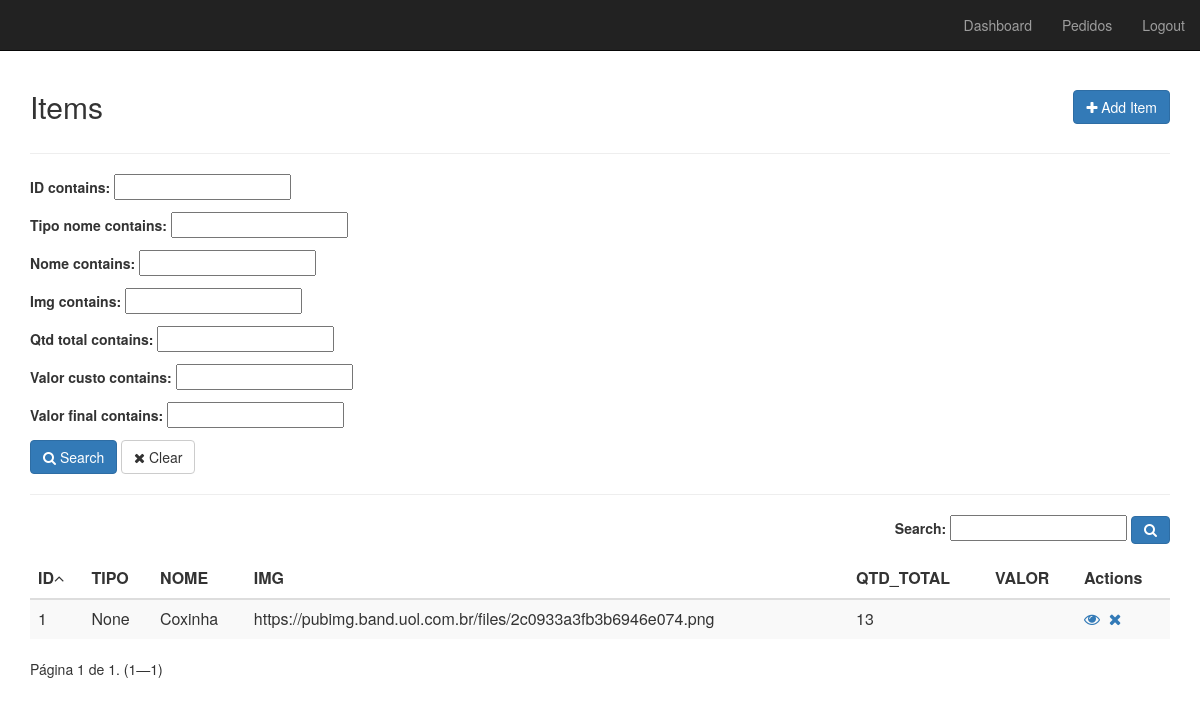
The page /item/full/ (signed in) on the database as committed earlier.
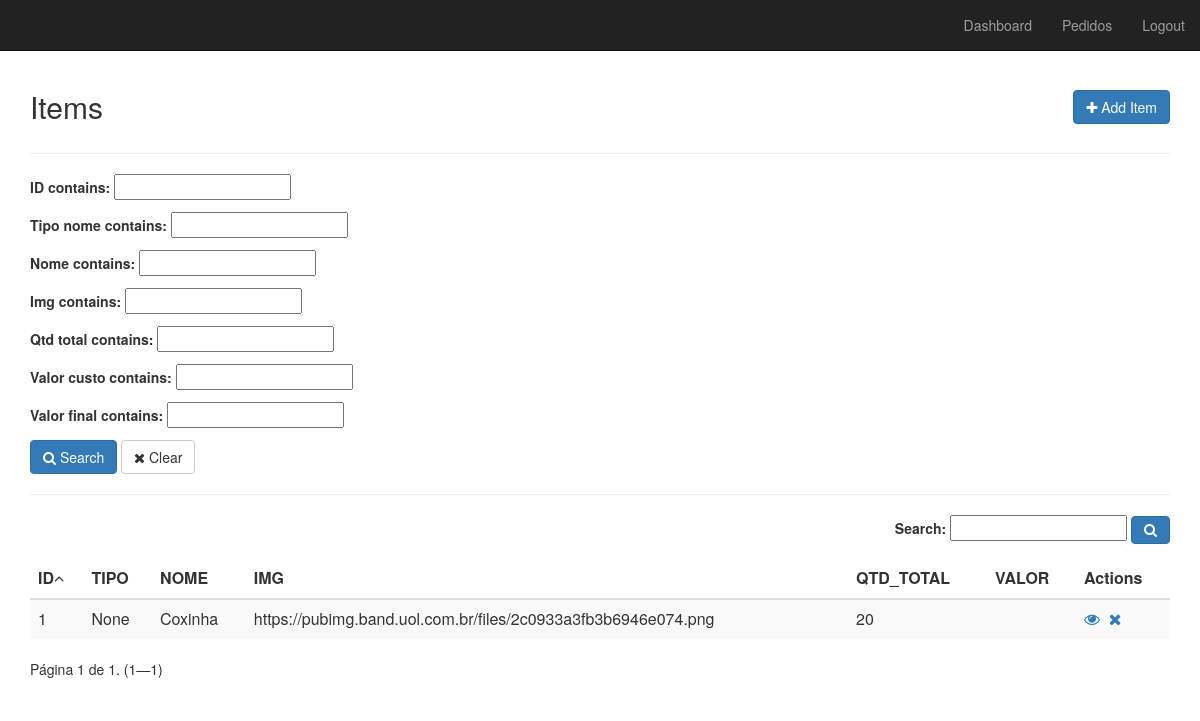
The same page on the database as committed later.
### app/models.py (models this page shows, shortened)
class TimeStamped(models.Model):
    class Meta:
        abstract = True
    created_at = models.DateTimeField(auto_now_add=True)
    published_at = models.DateTimeField(auto_now=True)

class Item(TimeStamped):
    tipo = models.ForeignKey(TipoItem, blank=True, null=True, on_delete=models.CASCADE)
    nome = models.CharField(max_length=255)
    img = models.URLField(blank=True, null=True)
    qtd_total = models.IntegerField(default=0, validators=[
        MaxValueValidator(500),
        MinValueValidator(0)
    ])
    qtd_inicial = models.IntegerField(default=0, validators=[
        MaxValueValidator(500),
        MinValueValidator(0)
    ])
    valor_custo = MoneyField(max_digits=14, decimal_places=2, default_currency='BRL', blank=True, null=True)
    valor_final = MoneyField(max_digits=14, decimal_places=2, default_currency='BRL')

### app/views/item.py (the view, shortened to what this page needs)
class ListFull(LoginRequiredMixin, ItemMixin, ListView):
    login_url = '/admin/login/'
    template_name = 'item/list_full.html'
    model = Item
    context_object_name = 'items'
    ordering = '-id'
    paginate_by = 10
    search = ''
    def get_queryset(self):
        queryset = super().get_queryset()
        filter =  ItemFilter(self.request.GET, queryset)
        queryset = self.search_general(filter.qs)
        queryset = self.ordering_data(queryset)
        return queryset
    def search_general(self, qs):
        if 'search' in self.request.GET:
            self.search = self.request.GET['search']
            if self.search:
                search = self.search
                qs = qs.filter(Q(id__icontains=search)| Q(tipo__nome__icontains=search)| Q(nome__icontains=search)| Q(img__icontains=search)| Q(qtd_total__icontains=search)| Q(valor__icontains=search))
        return qs
    def get_ordering(self):
        if 'ordering' in self.request.GET:
            self.ordering = self.request.GET['ordering']
            if self.ordering:
                return self.ordering
            else:
                self.ordering = '-id'
        return self.ordering
    def ordering_data(self, qs):
        qs = qs.order_by(self.get_ordering())
        return qs
    def get_context_data(self, **kwargs):
        context = super(ListFull, self).get_context_data(**kwargs)
        queryset = self.get_queryset()
        filter = ItemFilter(self.request.GET, queryset)
        page_size = self.get_paginate_by(queryset)
        if page_size:
            paginator, page, queryset, is_paginated = self.paginate_queryset(queryset, page_size)
            context.update(**{
                'ordering': self.ordering,
                'search': self.search,
                'filter': filter,
                'paginator': paginator,
                'page_obj': page,
                'is_paginated': is_paginated,
                'object_list': queryset
            })
        return context

### app/mixins.py (called while the page is built)
    def get_context_data(self, **kwargs):
        context = super(ItemMixin, self).get_context_data(**kwargs)
        if self.model:
            context['model_name'] = self.model._meta.verbose_name.title()
            context['model_name_plural'] = self.model._meta.verbose_name_plural.title()
        return context

### app/templates/item/list_full.html (shortened to what this page needs)
﻿{% extends 'base.html' %}
{% load my_tags %}
{% load static %}
{% load form_utils %}
{% block content %}
    <div id="top" class="row">
        <div class="col-sm-3">
            <h2> {{ model_name_plural }}</h2>
        </div>
        <div class="col-sm-3 col-sm-offset-6">
            <a href="{% url 'ITEM_create' %}" class="btn btn-primary pull-right h2"><i
                    class="fa fa-plus"></i> Add Item
            </a>
        </div>
    </div>
    <hr/>
    <form id="advancedForm" method="get" action="{% url 'ITEM_list_full' %}">
        <div class="row">
            <div class="col-sm-12">
                {{ filter.form.as_p }}
                <button type="submit" class="btn btn-primary" id="search_btn">
                    <i class="fa fa-search"></i> Search
                </button>
                <button type="button" class="btn btn-default" id="clear">
                    <i class="fa fa-close"></i> Clear
                </button>
            </div>
        </div>
        <hr/>
        <div id="list" class="row">
            <div class="col-md-12">
                <header>
                    <div class="form-group form-inline pull-right">
                        <label>Search:</label>
                        <input type="text" id="search" name="search" placeholder="" value="{{ search }}"/>
                        <button class="btn btn-primary" type="submit"><i class="fa fa-search"></i></button>
                    </div>
                </header>
                <table id="table" class="table table-striped" cellspacing="0" cellpadding="0">
                    <thead>
                        <tr>
                             <th>ID</th>
 <th>TIPO</th>
 <th>NOME</th>
 <th>IMG</th>
 <th>QTD_TOTAL</th>
 <th>VALOR</th>
                            <th class="actions">Actions</th>
                        </tr>
                    </thead>
                    <tbody>
                    {% for item in object_list %}
                        <tr>
                             <td>{{ item.id }}</td>
 <td>{{ item.tipo }}</td>
 <td>{{ item.nome }}</td>
 <td>{{ item.img }}</td>
 <td>{{ item.qtd_total }}</td>
 <td>{{ item.valor }}</td>
 <td><a href="{% url 'ITEM_detail' item.id %}"><i class="fa fa-eye"></i></a>&nbsp;&nbsp;<a href="{% url 'ITEM_delete' item.id %}"><i class="fa fa-close"></i></a></td>
                        </tr>
                    {% endfor %}
                    </tbody>
                </table>
                <div class="row">
                    <div class="col-sm-12">
                        <span class="current pull-left">
                            Página {{ page_obj.number }} de {{ page_obj.paginator.num_pages }}. ({{ page_obj.start_index }}—{{ page_obj.end_index }})
                        </span>
                    </div>
                </div>
            </div>
        </div>
    </form>
{% endblock %}

Rows that differ between the two databases and show on the page:
changed Item "None": qtd_total "13" → "20"
